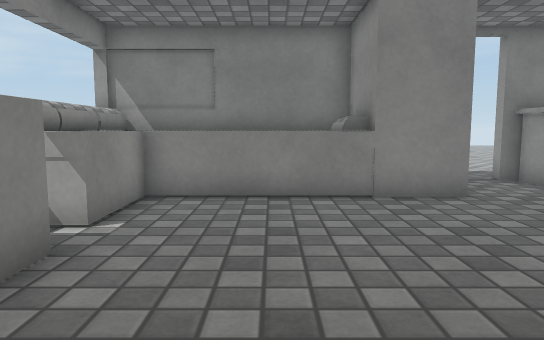
[1] (above)

19 first-person views from a walk through a 3-D level made in the Unity game engine. The camera is 0.72 m above the floor, tilts 6° down and sees 70° across. Doors are open. The floor is counted in squares, 0.5 m on a side. Each view is taken from the middle of a square. On the plan, view 1 faces up. The plan holds only what a view shows up to about 16 squares ahead; the rest is blank. The place goes on beyond the plan. Some animated figures are left out. Surface patterns are stand-ins for the level's own textures.

[2]
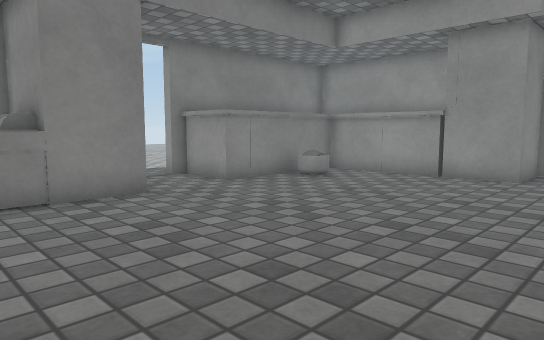

[3]
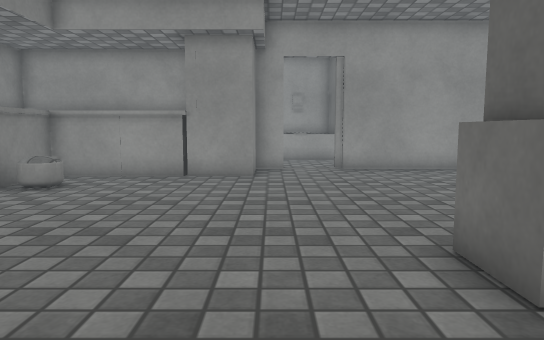

[4]
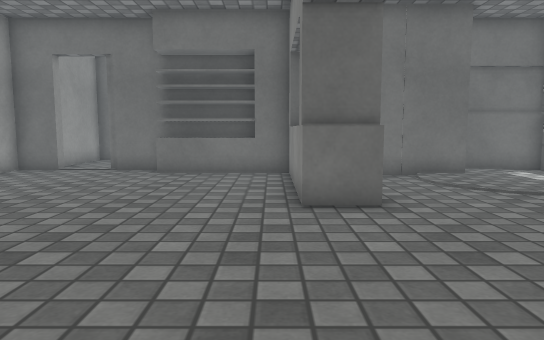

[5]
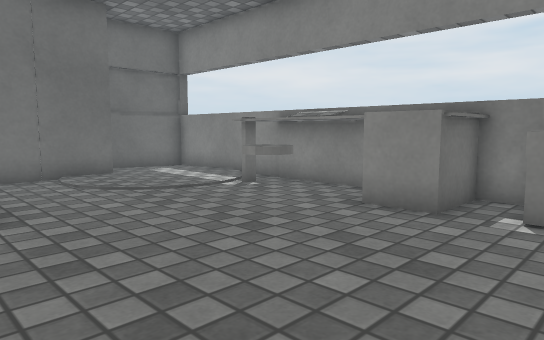

[6]
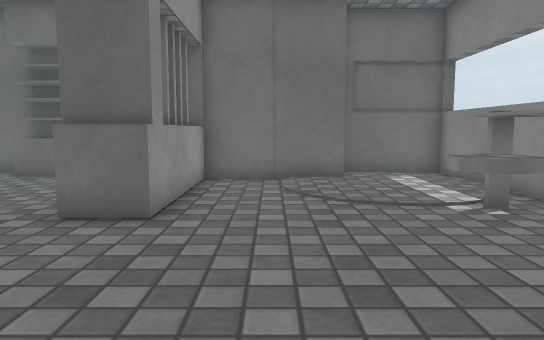

[7]
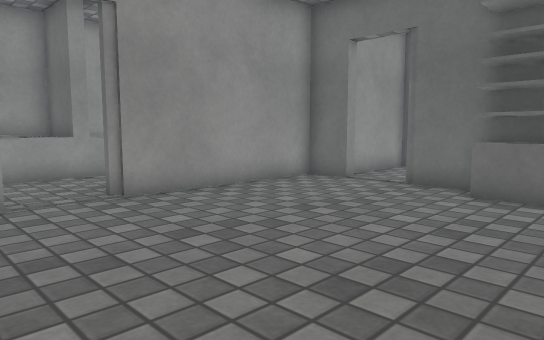

[8]
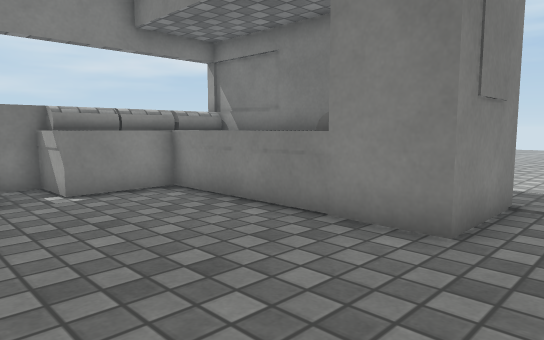

[9]
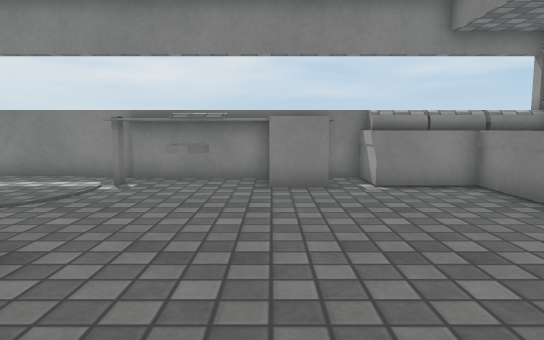

[10]
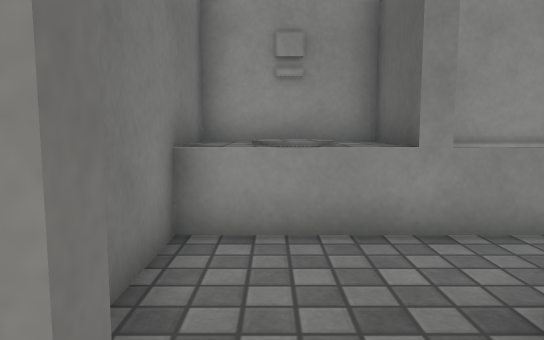

[11]
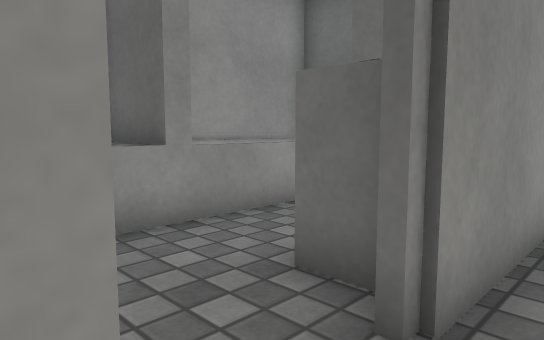

[12]
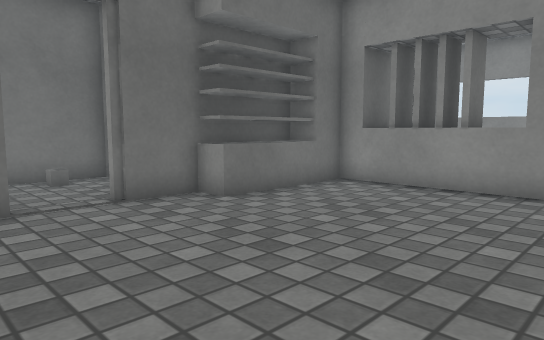

[13]
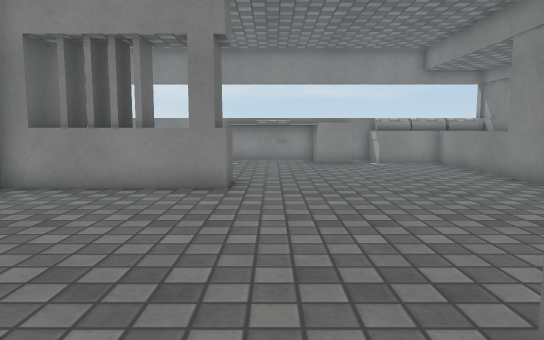

[14]
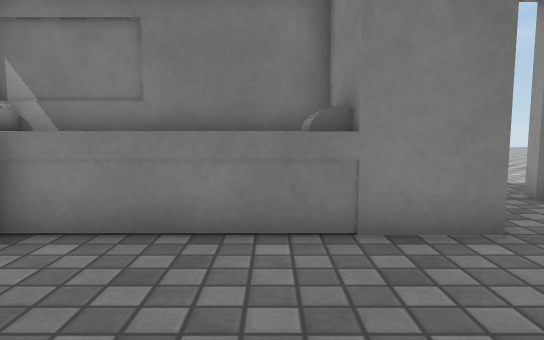

[15]
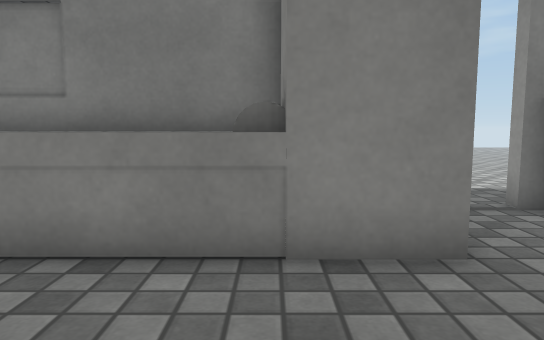

[16]
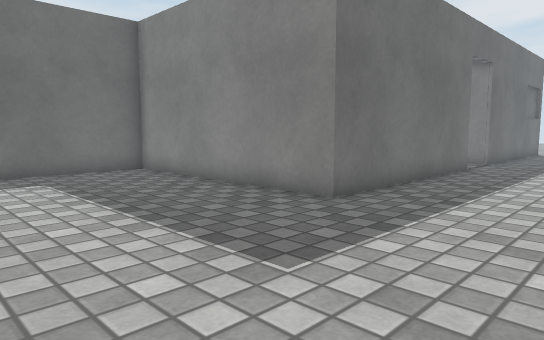

[17]
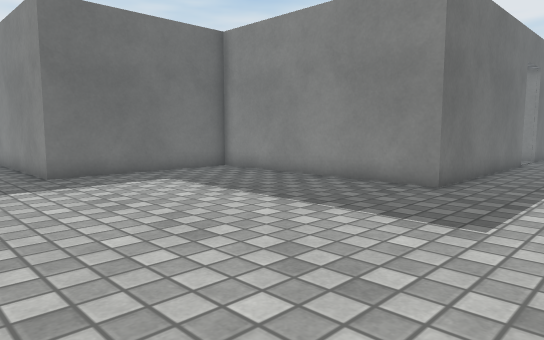

[18]
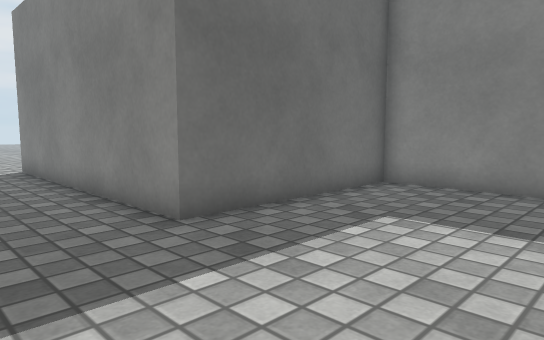

[19]
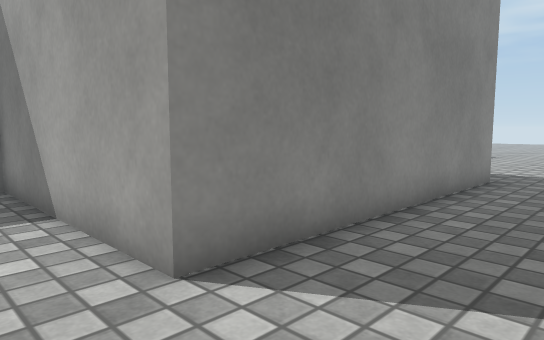

### Floor plan
Key: @ floor where view 1 was taken; # wall or solid block; . main floor; : floor 0.05 m higher than the main floor; D open door; ^ raised ledge; B block; E bed; C cupboard; I disc; S sink; O other object.
Columns run from 5 left of view 1 to 24 right of it. Each row starts with its distance up from view 1.
 19                ..
 18               ...
 17               ..
 16         ..   ..           .
 15         ..   ..   .......    .
 14          .  ................
 13         .....................
 12         .....................
 11  #######BDDD########.........
 10  EEEEEEB #..C      #.........
  9  EEEEEEB #..CCCCCC #.........
  8  EEEEEEB##....OO.C #..........
  7  EE............O.C #.........
  6 #EE..............C #.........
  5 #................C #.........
  4 #BB..............###.........
  3 #BB..............O########...
  2 #^^................####OOO#..
  1 #^^II..................OOO#..
  0 #^^..@..##.............OOO#..
 -1 #^^.....##.........#SS.OOO#..
 -2 #.::::..^^.........#  .O O#..
 -3 #:::::..##.........#  .O O#..
 -4 #:::::..##.........#   O O#..
 -5 #:::OOOO#B.........#     O#..
 -6 #.::     BOOOOO....#     O#..
 -7 #####     ######..#########..
 -8                ...#  .......
 -9                ...#          .
-10                ...#
-11               #####

Positions as (right, up) in squares from view 1, and headings:
1: (0, 0), facing up
2: (0, 0), facing up-right
3: (0, 2), facing right
4: (5, 7), facing down
5: (4, 7), facing down-left
6: (1, 6), facing down
7: (6, 3), facing down-right
8: (6, 3), facing up-left
9: (7, 3), facing left
10: (13, 1), facing right
11: (13, 2), facing down-right
12: (14, 1), facing down-left
13: (14, 1), facing left
14: (1, 3), facing up
15: (2, 4), facing up
16: (21, 16), facing down-left
17: (24, 15), facing down-left
18: (24, 8), facing down-left
19: (24, -9), facing up-left
